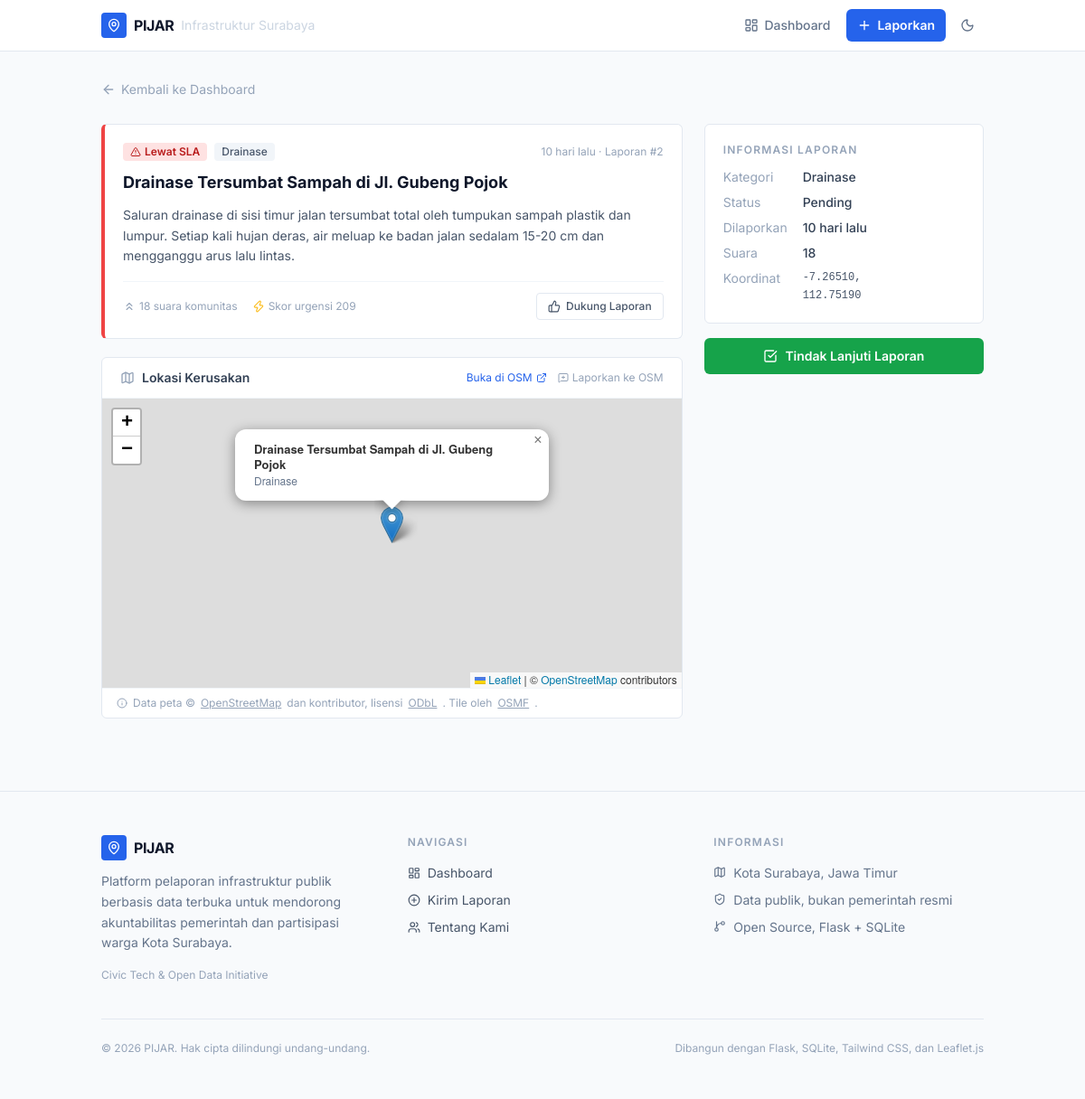
The app's page /detail/2 with its own data.
### tables this page shows
CREATE TABLE reports (
            id             INTEGER PRIMARY KEY AUTOINCREMENT,
            title          TEXT    NOT NULL,
            category       TEXT    NOT NULL,
            description    TEXT,
            latitude       REAL,
            longitude      REAL,
            issue_image    TEXT,
            resolved_image TEXT,
            budget_spent   REAL,
            budget_source  TEXT,
            created_at     TIMESTAMP DEFAULT CURRENT_TIMESTAMP,
            upvotes        INTEGER   DEFAULT 0,
            status         TEXT      DEFAULT 'pending'
        );

### app.py (the view)
@app.route("/detail/<int:report_id>")
def detail(report_id: int):
    db  = get_db()
    row = db.execute(
        "SELECT * FROM reports WHERE id = ?", (report_id,)
    ).fetchone()
    if row is None:
        abort(404)
    r        = dict(row)
    created  = _parse_created_at(r["created_at"])
    now      = datetime.utcnow()
    days_old = (now - created).days
    r["days_old"]   = days_old
    r["is_overdue"] = (r["status"] == "pending") and (days_old > 7)
    r["urgency"]    = 0 if r["status"] == "resolved" else (days_old + 1) * (r["upvotes"] + 1)
    return render_template(
        "detail.html",
        report=r,
        upvoted_ids=list(session.get("upvoted_ids", [])),
    )

### app.py (called while the page is built)
def get_db() -> sqlite3.Connection:
    if "_database" not in g:
        g._database = sqlite3.connect(DATABASE)
        g._database.row_factory = sqlite3.Row
        g._database.execute("PRAGMA journal_mode=WAL")
        g._database.execute("PRAGMA foreign_keys=ON")
    return g._database

def _parse_created_at(raw: str) -> datetime:
    for fmt in ("%Y-%m-%d %H:%M:%S.%f", "%Y-%m-%d %H:%M:%S"):
        try:
            return datetime.strptime(raw, fmt)
        except ValueError:
            continue
    return datetime.utcnow()

### templates/detail.html (shortened to what this page needs)
{% extends "base.html" %}
{% block head %}
  <link rel="stylesheet" href="{{ url_for('static', filename='vendor/leaflet/leaflet.css') }}"/>
{% endblock %}
{% block content %}
<div class="mb-6">
  <a href="{{ url_for('dashboard') }}"
     class="inline-flex items-center gap-1.5 text-sm
            text-slate-400 dark:text-slate-500
            hover:text-blue-600 dark:hover:text-blue-400
            transition-colors">
    <i data-lucide="arrow-left" class="w-4 h-4"></i>
    Kembali ke Dashboard
  </a>
</div>
<div class="grid grid-cols-1 lg:grid-cols-3 gap-6">
  <div class="lg:col-span-2 space-y-5">
    <div class="bg-white dark:bg-slate-800
                border border-slate-200 dark:border-slate-700
                rounded-md p-5 transition-colors
                {% if report.is_overdue %}border-l-4 border-l-red-500
                {% elif report.status == 'resolved' %}border-l-4 border-l-green-500
                {% else %}border-l-4 border-l-blue-400{% endif %}">
      <div class="flex flex-wrap items-center gap-2 mb-3">
        {% if report.is_overdue %}
          <span class="inline-flex items-center gap-1 px-2 py-0.5 rounded text-xs font-semibold
                       bg-red-100 dark:bg-red-900/40 text-red-700 dark:text-red-400">
            <i data-lucide="alert-triangle" class="w-3 h-3"></i> Lewat SLA
          </span>
        {% elif report.status == 'resolved' %}
          <span class="inline-flex items-center gap-1 px-2 py-0.5 rounded text-xs font-semibold
                       bg-green-100 dark:bg-green-900/40 text-green-700 dark:text-green-400">
            <i data-lucide="check-circle" class="w-3 h-3"></i> Selesai
          </span>
        {% else %}
          <span class="inline-flex items-center gap-1 px-2 py-0.5 rounded text-xs font-semibold
                       bg-blue-100 dark:bg-blue-900/40 text-blue-700 dark:text-blue-400">
            <i data-lucide="clock" class="w-3 h-3"></i> Menunggu
          </span>
        {% endif %}
        <span class="inline-flex items-center px-2 py-0.5 rounded text-xs font-medium
                     bg-slate-100 dark:bg-slate-700 text-slate-600 dark:text-slate-300">
          {{ report.category }}
        </span>
        <span class="text-xs text-slate-400 dark:text-slate-500 ml-auto">
          {{ report.days_old }} hari lalu · Laporan #{{ report.id }}
        </span>
      </div>
      <h1 class="text-lg font-bold text-slate-900 dark:text-white leading-snug mb-3">
        {{ report.title }}
      </h1>
      {% if report.description %}
        <p class="text-sm text-slate-600 dark:text-slate-300 leading-relaxed">
          {{ report.description }}
        </p>
      {% else %}
        <p class="text-sm text-slate-400 dark:text-slate-500 italic">
          Tidak ada deskripsi tambahan.
        </p>
      {% endif %}
      <div class="mt-4 flex flex-wrap items-center gap-4 text-xs
                  text-slate-400 dark:text-slate-500
                  border-t border-slate-100 dark:border-slate-700 pt-3">
        <span class="flex items-center gap-1">
          <i data-lucide="chevrons-up" class="w-3.5 h-3.5"></i>
          {{ report.upvotes }} suara komunitas
        </span>
        <span class="flex items-center gap-1">
          <i data-lucide="zap" class="w-3.5 h-3.5 text-amber-400"></i>
          Skor urgensi {{ report.urgency }}
        </span>
        <form action="{{ url_for('upvote', report_id=report.id) }}" method="POST" class="ml-auto">
          {% if report.id in upvoted_ids %}
            <button type="submit" disabled
                    class="inline-flex items-center gap-1.5 px-3 py-1.5 text-xs font-medium
                           text-slate-400 dark:text-slate-500
                           bg-slate-50 dark:bg-slate-800
                           border border-slate-200 dark:border-slate-700
                           rounded opacity-60 cursor-not-allowed">
              <i data-lucide="check" class="w-3.5 h-3.5"></i>
              Sudah Didukung
            </button>
          {% else %}
            <button type="submit"
                    class="inline-flex items-center gap-1.5 px-3 py-1.5 text-xs font-medium
                           text-slate-600 dark:text-slate-300
                           bg-white dark:bg-slate-700
                           border border-slate-200 dark:border-slate-600
                           hover:bg-slate-50 dark:hover:bg-slate-600
                           hover:border-slate-300 dark:hover:border-slate-500
                           active:bg-slate-100 dark:active:bg-slate-500
                           rounded transition-colors">
              <i data-lucide="thumbs-up" class="w-3.5 h-3.5"></i>
              Dukung Laporan
            </button>
          {% endif %}
        </form>
      </div>
    </div>
    {% if report.latitude and report.longitude %}
      <div class="bg-white dark:bg-slate-800
                  border border-slate-200 dark:border-slate-700
                  rounded-md transition-colors">
        <div class="px-5 py-3 border-b border-slate-100 dark:border-slate-700
                    flex items-center justify-between">
          <h2 class="text-sm font-semibold text-slate-700 dark:text-slate-300 flex items-center gap-2">
            <i data-lucide="map" class="w-4 h-4 text-slate-400 dark:text-slate-500"></i>
            Lokasi Kerusakan
          </h2>
          <div class="flex items-center gap-3">
            <a href="https://www.openstreetmap.org/#map=17/{{ report.latitude }}/{{ report.longitude }}"
               target="_blank"
               rel="noopener noreferrer"
               class="inline-flex items-center gap-1 text-xs
                      text-blue-600 dark:text-blue-400 hover:underline">
              Buka di OSM
              <i data-lucide="external-link" class="w-3 h-3"></i>
            </a>
            <a href="https://www.openstreetmap.org/note/new#map=17/{{ report.latitude }}/{{ report.longitude }}"
               target="_blank"
               rel="noopener noreferrer"
               class="inline-flex items-center gap-1 text-xs
                      text-slate-400 dark:text-slate-500
                      hover:text-slate-600 dark:hover:text-slate-300">
              <i data-lucide="message-square-plus" class="w-3 h-3"></i>
              Laporkan ke OSM
            </a>
          </div>
        </div>
        <div id="detail-map"
             style="height:320px;"
             class="w-full z-0"></div>
        <div class="px-4 py-2 border-t border-slate-100 dark:border-slate-700
                    flex items-center gap-1.5 text-xs text-slate-400 dark:text-slate-500">
          <i data-lucide="info" class="w-3 h-3 shrink-0"></i>
          Data peta &copy;
          <a href="https://www.openstreetmap.org/copyright"
             target="_blank" rel="noopener noreferrer"
             class="underline hover:text-slate-600 dark:hover:text-slate-300">
            OpenStreetMap
          </a>
          dan kontributor, lisensi
          <a href="https://opendatacommons.org/licenses/odbl/"
             target="_blank" rel="noopener noreferrer"
             class="underline hover:text-slate-600 dark:hover:text-slate-300">
            ODbL
          </a>.
          Tile oleh
          <a href="https://operations.osmfoundation.org/policies/tiles/"
             target="_blank" rel="noopener noreferrer"
             class="underline hover:text-slate-600 dark:hover:text-slate-300">
            OSMF
          </a>.
        </div>
      </div>
    {% endif %}
  </div>
  <aside class="space-y-4">
    <div class="bg-white dark:bg-slate-800
                border border-slate-200 dark:border-slate-700
                rounded-md p-5 transition-colors">
      <h3 class="text-xs font-semibold uppercase tracking-widest
                 text-slate-400 dark:text-slate-500 mb-3">
        Informasi Laporan
      </h3>
      <dl class="space-y-2 text-sm">
        <div class="flex items-start gap-2">
          <dt class="text-slate-400 dark:text-slate-500 w-20 shrink-0">Kategori</dt>
          <dd class="font-medium text-slate-700 dark:text-slate-200">{{ report.category }}</dd>
        </div>
        <div class="flex items-start gap-2">
          <dt class="text-slate-400 dark:text-slate-500 w-20 shrink-0">Status</dt>
          <dd class="font-medium text-slate-700 dark:text-slate-200 capitalize">{{ report.status }}</dd>
        </div>
        <div class="flex items-start gap-2">
          <dt class="text-slate-400 dark:text-slate-500 w-20 shrink-0">Dilaporkan</dt>
          <dd class="font-medium text-slate-700 dark:text-slate-200">{{ report.days_old }} hari lalu</dd>
        </div>
        <div class="flex items-start gap-2">
          <dt class="text-slate-400 dark:text-slate-500 w-20 shrink-0">Suara</dt>
          <dd class="font-medium text-slate-700 dark:text-slate-200">{{ report.upvotes }}</dd>
        </div>
        {% if report.latitude and report.longitude %}
          <div class="flex items-start gap-2">
            <dt class="text-slate-400 dark:text-slate-500 w-20 shrink-0">Koordinat</dt>
            <dd class="font-mono text-xs text-slate-600 dark:text-slate-300 leading-relaxed">
              {{ "%.5f"|format(report.latitude) }},<br>{{ "%.5f"|format(report.longitude) }}
            </dd>
          </div>
        {% endif %}
      </dl>
    </div>
    {% if report.status == 'pending' %}
      <a href="{{ url_for('resolve', report_id=report.id) }}"
         class="flex items-center justify-center gap-2 w-full px-4 py-2.5 text-sm font-semibold
                text-white bg-green-600 hover:bg-green-700 active:bg-green-800
                rounded-md transition-colors">
        <i data-lucide="check-square" class="w-4 h-4"></i>
        Tindak Lanjuti Laporan
      </a>
    {% endif %}
  </aside>
</div>
{% endblock %}

### records on screen
reports: category "Drainase", id "2", title "Drainase Tersumbat Sampah di Jl. Gubeng Pojok", description "Saluran drainase di sisi timur jalan tersumbat total oleh tumpukan sampah plastik dan lumpur. Setiap kali hujan deras, air meluap ke badan jalan sedalam 15-20 cm dan mengganggu arus lalu lintas.", upvotes "18", status "Pending", latitude "-7.26510", longitude "112.75190"

### other values on screen
{{ report.days_old }} "10"
{{ report.urgency }} "209"
